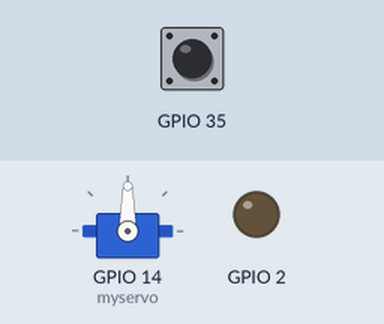
Bench run of a sketch on a simulated ESP32. Parts: servo, output pins drawn as LEDs (lit = HIGH). Inputs (shaded band) come from the test bench; at power-on: GPIO 35 HIGH.

Above: at 1.2 s.
1.3 s: GPIO 35 driven LOW
At 2.5 s:
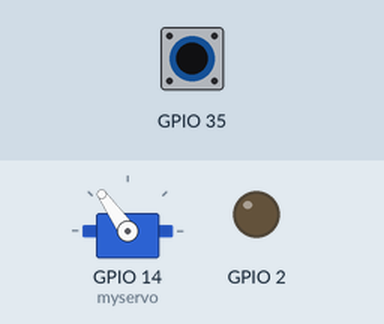
3.3 s: GPIO 35 driven HIGH
At 4.3 s:
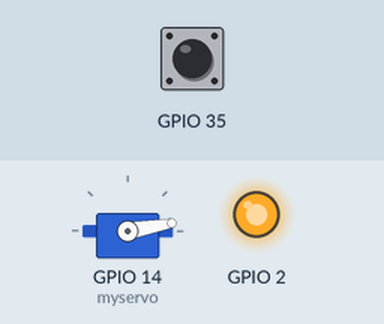
5.3 s: GPIO 35 pulsed LOW 2 times (0.12 s each, 0.3 s apart)
At 5.45 s:
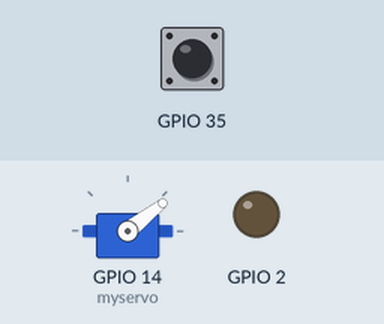
Timing chart, 0 to 8.3 s (numbered marks = the images above; inputs shaded):
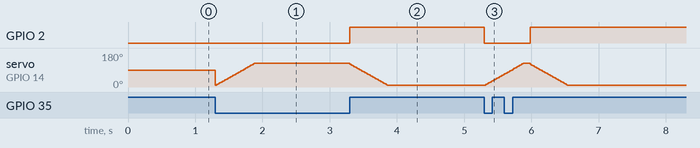

Measured:
- after the input at 3.3 s, GPIO 2: LOW → HIGH at once; servo on GPIO 14 (myservo): moves from 125° to 10° over 0.56 s, starting at once
- after the input at 5.3 s, GPIO 2: HIGH → LOW at once, → HIGH 0.68 s later; servo on GPIO 14 (myservo): rises from 10° to 125° in 0.56 s, then falls to 10° in 0.65 s

The sketch:

sketch_dec27a.ino
```cpp
// C++ code
//
#include <ESP32Servo.h>

Servo myservo;  // 定义Servo对象来控制
int pos = 0;    // 角度存储变量
int o_or_c = HIGH;

void setup()
{
  //  pinMode(LED_BUILTIN, OUTPUT);/
  myservo.attach(14);  // 控制线连接数字9
  pinMode(35, INPUT);
  pinMode(2, OUTPUT);
}

void loop()
{
  if (digitalRead(35) != o_or_c ) {
    o_or_c = digitalRead(35) ;
    if (digitalRead(35) == HIGH) { // 有水
      digitalWrite(2, HIGH);
      close_window();

    }
    else { // 无水
      digitalWrite(2, LOW);
      open_window();
    }
    delay(100); // Delay a little bit to improve simulation performance
  }
}

void open_window() {
  for (pos = 10; pos <= 125; pos ++) {
    // in steps of 1 degree
    myservo.write(pos);
    delay(5);
  }
}

void close_window() {
  for (pos = 120; pos >= 10; pos --) {
    myservo.write(pos);
    delay(5);
  }
}
```
